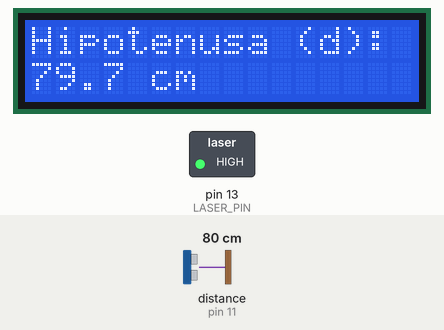
This sketch was run on a simulated Arduino Uno, built with avr-gcc and run on an emulated ATmega328P. Parts: 16×2 character LCD, switched loads named in the sketch (green lamp = pin HIGH). Wiring (inferred from the names in the program): ultrasonic range finder: trigger pin 12; echo pin 11. The test bench sets the inputs (shaded band); at power-on: distance to the obstacle (sensor on pin 11) 80 cm. The echo pulse lasts 58.3 µs per cm; pins used as bus, display or sensor lines are not drawn.

Above: at 2.7 s.
2.8 s: distance to the obstacle (sensor on pin 11) set to 2 cm
At 4.5 s:
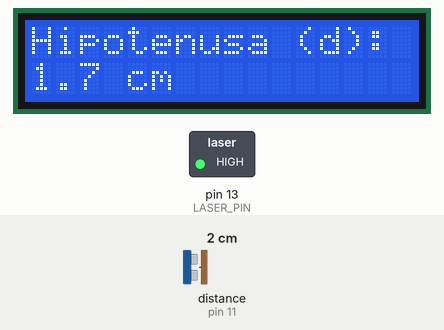
4.7 s: distance to the obstacle (sensor on pin 11) set to 299 cm
At 6.5 s:
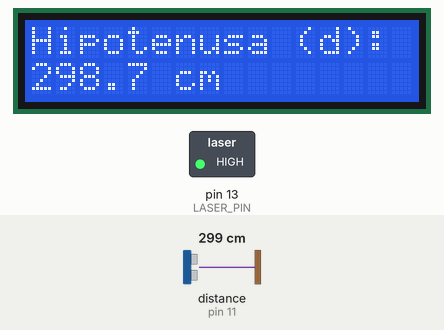
6.8 s: distance to the obstacle (sensor on pin 11) set to 4 cm
At 7.6 s:
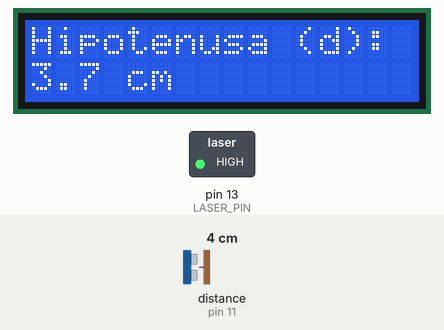
Timing chart, 0 to 9.8 s (numbered marks = the images above; inputs shaded):
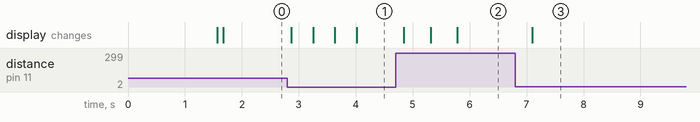

The sketch:

projeto1_pitagoras_hcsr04_laser.ino
```cpp
/*
  =========================================================================
  PROJETO 1 - "Medindo Alturas com o Arduino: O Teorema de Pitágoras em Ação"
  Guia Pedagógico: Arduino e Matemática (Marra & Fonseca, UFV/PROFMAT, 2026)


  LÓGICA DO PROJETO 1 (mantida igual ao original):
  O Arduino mede continuamente a distância inclinada até o topo da
  estrutura (hipotenusa "d") e mostra no display LCD. A base "b"
  (cateto adjacente) é medida MANUALMENTE com trena pelos alunos, e a
  altura h = sqrt(d² - b²) é calculada por eles com uma calculadora.
  */


#include <LiquidCrystal.h>

// ---------------- Pinagem da montagem atual ----------------
const int TRIG_PIN     = 12;
const int ECHO_PIN     = 11;
const int LASER_PIN    = 13;
const int CONTRAST_PIN = 9;

LiquidCrystal lcd(7, 6, 5, 4, 3, 2); // RS, E, D4, D5, D6, D7


const int NUM_AMOSTRAS = 5;
const unsigned long TIMEOUT_US = 30000UL;

// Configura contraste (LCD do Bernardo deve resolver e adaptamos essa parte aqui) CONFERIR COM ELE!!!!!!!!!!!!!!!!!!!!!
const int CONTRAST_VALUE = 30;

void setup() {
  pinMode(TRIG_PIN, OUTPUT);
  pinMode(ECHO_PIN, INPUT);
  pinMode(LASER_PIN, OUTPUT);
  pinMode(CONTRAST_PIN, OUTPUT);

  digitalWrite(LASER_PIN, HIGH); // laser ligado continuamente para auxiliar a mira
  analogWrite(CONTRAST_PIN, CONTRAST_VALUE); // gera o "contraste"

  lcd.begin(16, 2);
  lcd.print("Projeto 1");
  lcd.setCursor(0, 1);
  lcd.print("Pitagoras");
  delay(1500);

  lcd.clear();
  lcd.setCursor(0, 0);
  lcd.print("Hipotenusa (d):"); // nao muda durante o loop
}

// Faz varias leituras do HC-SR04 e retorna a media em centimetros.
// Retorna -1 se nenhuma leitura valida foi obtida (fora de alcance).
float medirDistanciaCM() {
  float soma = 0;
  int leiturasValidas = 0;

  analogWrite(9,512);

  for (int i = 0; i < NUM_AMOSTRAS; i++) {
    digitalWrite(TRIG_PIN, LOW);
    delayMicroseconds(2);
    digitalWrite(TRIG_PIN, HIGH);
    delayMicroseconds(10);
    digitalWrite(TRIG_PIN, LOW);

    unsigned long duracao = pulseIn(ECHO_PIN, HIGH, TIMEOUT_US);

    if (duracao > 0) {
      float distancia = duracao * 0.0343 / 2.0; // velocidade do som ~343 m/s
      soma += distancia;
      leiturasValidas++;
    }
    delay(15); // pequeno intervalo entre disparos consecutivos
  }

  if (leiturasValidas == 0) return -1;
  return soma / leiturasValidas;
}

void loop() {
  float distanciaCM = medirDistanciaCM();

  // limpa a segunda linha antes de escrever o novo valor
  lcd.setCursor(0, 1);
  lcd.print("                "); // 16 espacos
  lcd.setCursor(0, 1);

  if (distanciaCM < 0) {
    lcd.print("Fora de alcance");
  } else {
    lcd.print(distanciaCM, 1);
    lcd.print(" cm");
  }

  // Dica para os alunos: para usar a formula h = sqrt(d^2 - b^2) em
  // metros (como no exemplo do guia, "3 metros"), basta dividir o
  // valor mostrado aqui (em cm) por 100 antes do calculo.

  delay(300); // taxa de atualizacao do display
}

//REZAR PRA DAR CERTO!!!!!
```

Measured:
- after the input at 2.8 s, the display: first changes after 0.07 s (image 1 shows a later state)
- after the input at 4.7 s, the display: first changes after 0.15 s (image 2 shows a later state)
- after the input at 6.8 s, the display: changes after 0.30 s (image 3)
